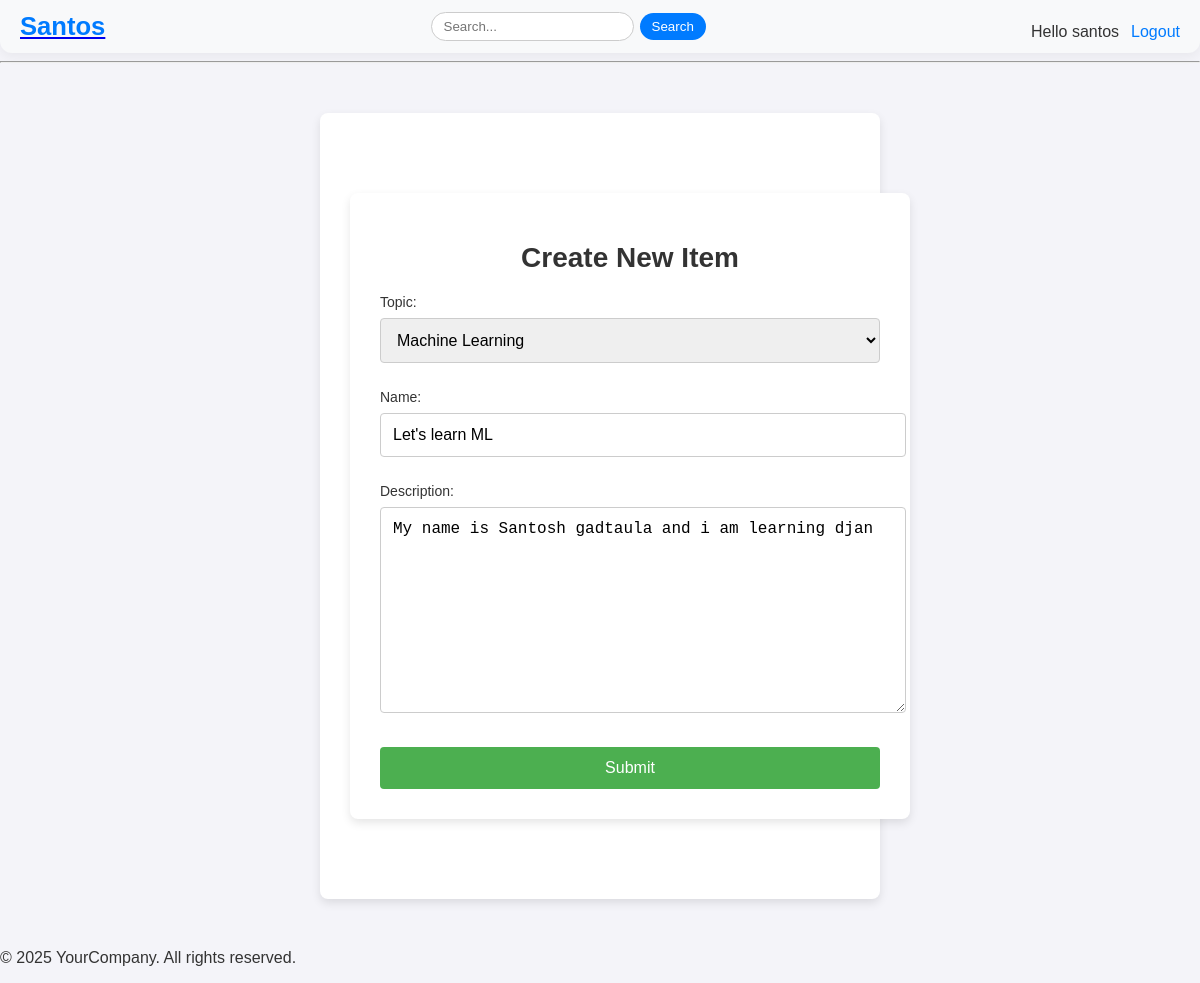
Page /update/1/ (signed in) on the committed database.
### man/models.py (models this page shows, shortened)
class Topic(models.Model):
    topic=models.CharField( max_length=50)
    def __str__(self):
        return self.topic

class Room(models.Model):
    host=models.ForeignKey(User, on_delete=models.CASCADE)
    topic=models.ForeignKey(Topic, on_delete=models.CASCADE)
    name=models.CharField( max_length=50)
    participants = models.ManyToManyField(User,related_name='participants',blank=True)
    description=models.TextField(blank=True,null=True)
    updated=models.DateTimeField(auto_now=True)
    created=models.DateTimeField( auto_now_add=True)
    class Meta:
        ordering = ['-updated','-created']

### man/views.py (the view)
# urls.py: path('update/<str:pk>/',views.update,name='update'),
@login_required(login_url='login_user')
def update(request, pk):
    try:
        room = Room.objects.get(id=int(pk))
    except Room.DoesNotExist:
        return HttpResponse('Room not found.')
    if request.user != room.host:
        messages.error(request, 'This is not your room, you are not allowed here!')
        return redirect('home')
    form = Form(instance=room)
    if request.method == 'POST':
        form = Form(request.POST, instance=room)
        if form.is_valid():
            form.save()
            return redirect('home')
    return render(request, 'create.html', {'form': form})

### man/forms.py
class Form(ModelForm):
    class Meta:
        model=Room
        fields='__all__'
        exclude=['host','participants']

### templates/create.html (shortened to what this page needs)
{% extends "base.html" %}
{% load static %}
{% block nothing %}<link rel="stylesheet" href="{% static 'styles/create.css' %}">{% endblock nothing %}
{% block body %}
<div class="container">
    <h1>Create New Item</h1>
    <form method="POST" action="">
        <div class="form-group">
            {{ form.as_p }}
        </div>
        <button type="submit" class="submit-btn">Submit</button>
    </form>
</div>
{% endblock body %}

### templates/nav.html
<nav class="navbar">
    <div class="nav-left">
      <a href="{% url 'home' %}" class="brand"><h1>Santos</h1></a>
    </div>
    <div class="nav-center">
      <form method="GET" action="" class="search-form">
        <input type="search" id="search" name="q" placeholder="Search..." />
        <button type="submit">Search</button>
      </form>
    </div>
    <div class="nav-right">
      {% if request.user.is_authenticated %}
        <p class="user-greet">Hello {{ request.user }}</p>
        <a href="{% url 'logout_user' %}" class="auth-link">Logout</a>
      {% else %}
        <a href="{% url 'login_user' %}" class="auth-link">Login</a>
      {% endif %}
    </div>
  </nav>
  <hr>

### static/styles/create.css (style rules this page uses)
body { background-color: #f4f4f9; font-family: 'Arial', sans-serif; color: #333; margin: 0; padding: 0; }
.container { width: 100%; max-width: 500px; margin: 50px auto; padding: 30px; background-color: #fff; border-radius: 8px; box-shadow: 0px 4px 10px rgba(0, 0, 0, 0.1); }
h1 { text-align: center; font-size: 28px; color: #333; margin-bottom: 20px; }
.form-group { margin-bottom: 20px; }
.form-group label { display: block; font-size: 14px; color: #333; margin-bottom: 8px; }
.form-group input, .form-group select, .form-group textarea { width: 100%; padding: 12px; font-size: 16px; border: 1px solid #ccc; border-radius: 4px; margin-bottom: 10px; }
button.submit-btn { width: 100%; padding: 12px; background-color: #4CAF50; color: #fff; border: none; border-radius: 4px; font-size: 16px; cursor: pointer; transition: background-color 0.3s ease; }

### rows in the picture
Topic: topic "Machine Learning"
Room: name "Let's learn ML", description "My name is Santosh gadtaula and i am learning djan"

### other values in the picture
{{ request.user }} "santos"
